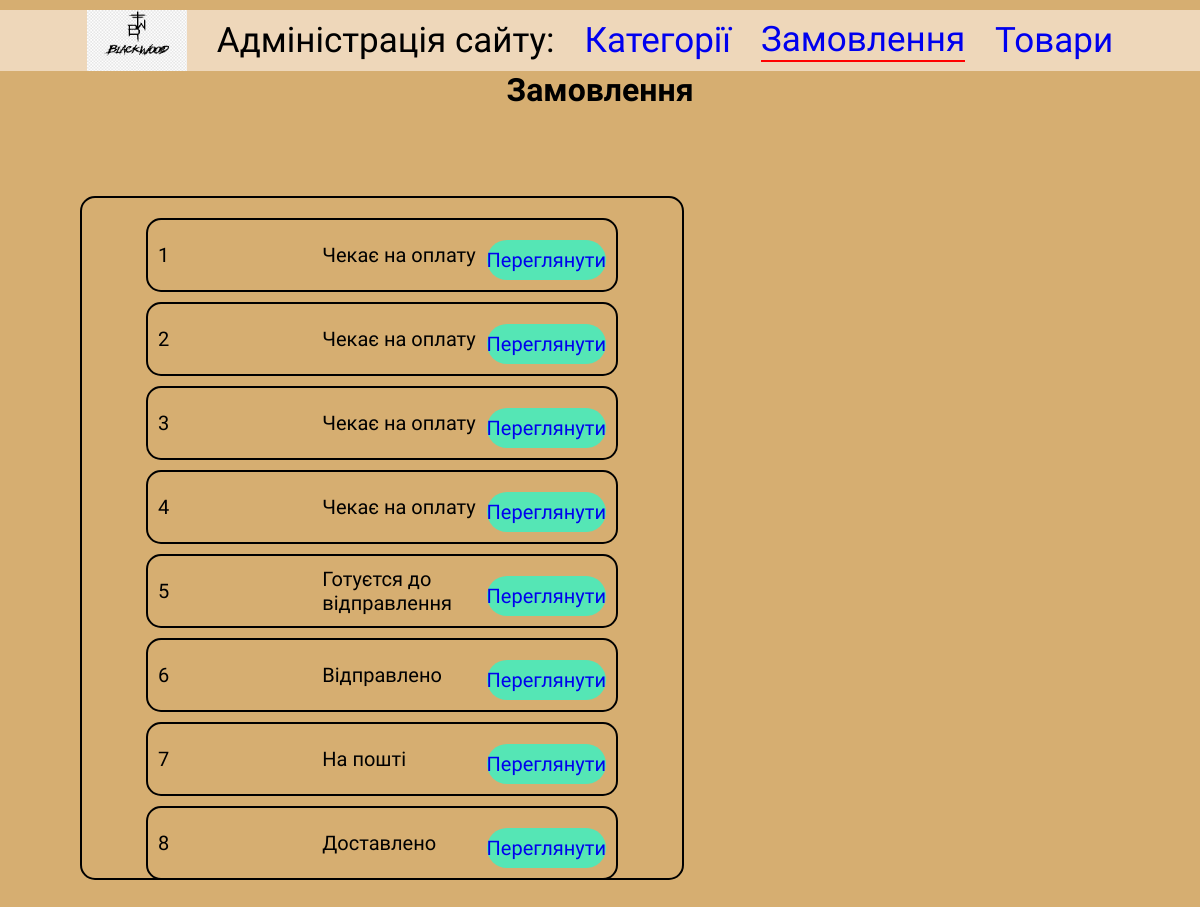
The page /order/ on the database its author committed.
### orders/models.py (models this page shows)
class Order(models.Model):
    user = models.ForeignKey(User, on_delete=models.CASCADE)
    products = models.ManyToManyField(Product)
    status = models.IntegerField()
    name_surname = models.CharField(max_length=255, blank=True, null=True)
    city = models.CharField(max_length=255, blank=True, null=True)
    number = models.CharField(max_length=255, blank=True, null=True)
    post = models.IntegerField(blank=True, null=True)

### adminpanel/views.py (the view)
# urls.py: path('order/', OrderView.as_view()),
class OrderView(TemplateView):
    def dispatch(self, request, id = None):
        current_order = None
        products = None
        status_list = ['Чекає на оплату', "Готуєтся до відправлення",
               "Відправлено", "На пошті", "Доставлено"]
        orders = Order.objects.all()
        if id != None:
            current_order = Order.objects.get(pk = id)
            products = current_order.products.all()
        if request.method == 'POST':
            status = request.POST.get('status')
            if status:
                current_order.status = status
                current_order.save()
        orders_list = [
            {'order':order, 'status':status_list[order.status]}
            for order in orders
        ]
        context = {'orders':orders_list, 'products':products, 'current_order':current_order}
        return render(request, 'adminpanel/order.html', context=context)

### adminpanel/templates/adminpanel/order.html (shortened to what this page needs)
{% load static %}
<html lang="en">
<head>
    <link rel="stylesheet" href="{% static 'adminpanel/CSS/admin.css' %}">
    <link rel="stylesheet" href="{% static 'adminpanel/CSS/order.css' %}">
</head>
<body>
    <header class="title">
        <ul>
            <img src="{% static 'adminpanel/images/logo.png' %}" alt="" class="logo">
            <p>Адміністрація сайту:</p>
            <li><a href="/kategori">Категорії</a></li>
            <li class="selected"><a href="/order">Замовлення</a></li>
            <li><a href="/product">Товари</a></li>
        </ul>
    </header>
    <h1>Замовлення</h1>
    <main>
        <div class="kategori_list">
            {% for order in orders %}
            <div class="kategori">
                <p>{{order.order.id}}</p>
                <p>{{order.status}}</p>
                <a href="/order/{{order.order.id}}">Переглянути</a>
            </div>
            {% endfor %}
        </div>
    </main>
</body>
</html>

### adminpanel/static/adminpanel/CSS/admin.css (style rules this page uses)
* { padding: 0; margin: 0; font-family:'Mulish', sans-serif; }
body { background-color: rgb(214, 174, 113); gap: 20px; }
.title ul { background-color: rgb(238, 215, 186); align-items: center; justify-content: center; display: flex; gap: 30px; font-size: 35px; margin-top: 10px; list-style: none; }
.title p { display: flex; justify-content: flex-start; align-items: flex-start; }
main { display: flex; gap: 50px; align-items: center; margin-left: 80px; height: 100%; }
h1 { display: flex; justify-content: center; align-items: center; padding-bottom: 29px; }
.kategori_list { display: flex; justify-content: flex-start; align-items: center; flex-direction: column; gap: 10px; width: 50%; border-radius: 15px; border: 2px black solid; padding: 20px; height: 80%; overflow-y: scroll; }
.kategori { display: flex; justify-content: flex-start; align-items: center; width: 80%; border: 2px black solid; border-radius: 15px; padding: 10px; }
.kategori p { font-size: 20px; width: 80%; }
.kategori a { font-size: 20px; height: 40px; width: 150px; background-color: rgb(85, 230, 181); border-radius: 20px; display: flex; align-items: center; justify-content: center; margin-top: 10px; }
a { text-decoration: none; }
.selected { border-bottom: 2px red solid; }
.logo { width: 100px; }

### adminpanel/static/adminpanel/CSS/order.css (style rules this page uses)
* { padding: 0; margin: 0; font-family:'Mulish', sans-serif; }
body { background-color: rgb(214, 174, 113); gap: 20px; }
.title ul { background-color: rgb(238, 215, 186); align-items: center; justify-content: center; display: flex; gap: 30px; font-size: 35px; margin-top: 10px; list-style: none; }
.title p { display: flex; justify-content: flex-start; align-items: flex-start; }
main { display: flex; gap: 50px; align-items: center; margin-left: 80px; height: 100%; }
h1 { display: flex; justify-content: center; align-items: center; padding-bottom: 29px; }
.kategori_list { display: flex; justify-content: flex-start; align-items: center; flex-direction: column; gap: 10px; width: 50%; border-radius: 15px; border: 2px black solid; padding: 20px; height: 80%; overflow-y: scroll; }
.kategori { display: flex; justify-content: flex-start; align-items: center; width: 80%; border: 2px black solid; border-radius: 15px; padding: 10px; }
.kategori p { font-size: 20px; width: 80%; }
.kategori a { font-size: 20px; height: 40px; width: 150px; background-color: rgb(85, 230, 181); border-radius: 20px; display: flex; align-items: center; justify-content: center; margin-top: 10px; }
a { text-decoration: none; }
.selected { border-bottom: 2px red solid; }

### rows shown on the page
Order: order.id "1", status "Чекає на оплату"
Order: order.id "2", status "Чекає на оплату"
Order: order.id "3", status "Чекає на оплату"
Order: order.id "4", status "Чекає на оплату"
Order: order.id "5", status "Готуєтся до відправлення"
Order: order.id "6", status "Відправлено"
Order: order.id "7", status "На пошті"
Order: order.id "8", status "Доставлено"
